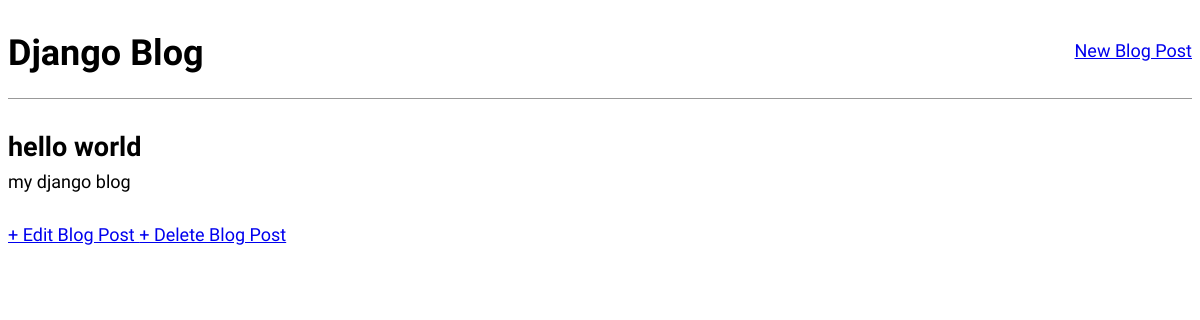
/post/1/, run on an earlier commit of the app's database.
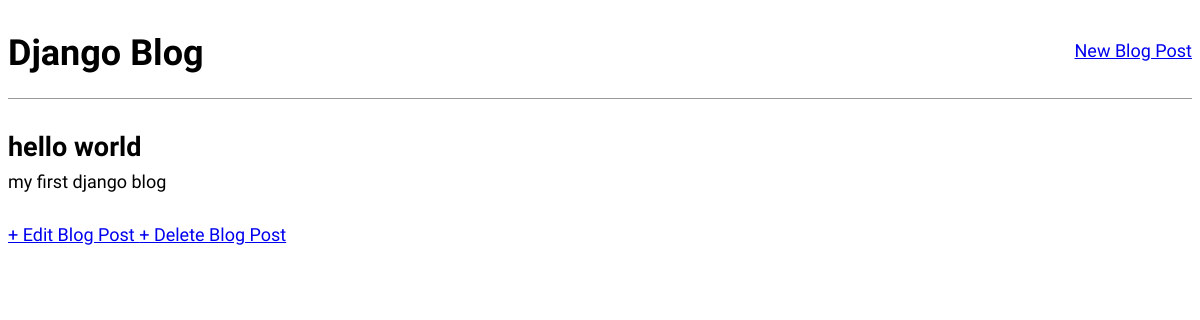
And on a later commit of the database.
### blog/models.py (models this page shows, shortened)
class Post(models.Model):
    title = models.CharField(max_length=200)
    author = models.ForeignKey('auth.User', on_delete=models.CASCADE,)
    body = models.TextField()

### blog/views.py (the view)
# urls.py: path('post/<int:pk>/', BlogDetailView.as_view(), name='post_detail'),
class BlogDetailView(DetailView):
    model = Post
    template_name = 'about/post_detail.html'

### templates/about/post_detail.html
{% extends 'base.html' %}
{% block content %}
      <div class="post-entry">
        <h2>{{post.title }}</h2>
        <p>{{post.body}}</p>
  </div>
  <a href ='{%url "post_edit" post.pk %}'> + Edit Blog Post  </a>
  <a href ='{%url "post_delete" post.pk %}'>  + Delete Blog Post</a>
{% endblock %}

### templates/base.html (shortened to what this page needs)
{% load static %}
<!DOCTYPE html>
<html lang="en">
<head>
    <link rel ='stylesheet' href='{% static "css/base.css" %}'>
</head>
<body>
    <header>
        <div class="nav-left">
            <h1><a href="{% url 'home' %}"></a>Django Blog</h1>
        </div>
        <div class="nav-right">
            <a href="{% url 'post_new' %}">New Blog Post</a>
        </div>
    </header>
<div>
    {% block content %}
    {% endblock %}
</div>
</body>
</html>

### Static/CSS/base.css (style rules this page uses)
body { font-family: 'Source Sans Pro', sans-serif ; font-size: 18px; }
header { border-bottom: 1px solid #999; margin-bottom: 2rem; display: flex; }
.nav-left { margin-right: auto; }
.nav-right { display: flex; padding-top: 2rem; }
.post-entry { margin-bottom: 2rem; }
.post-entry h2 { margin: 0.5rem 0; }
.post-entry p { margin: 0; font-weight: 400; }

What changed in the data, as far as the page shows it:
changed Post "hello world": body "my django blog" → "my first django blog"
